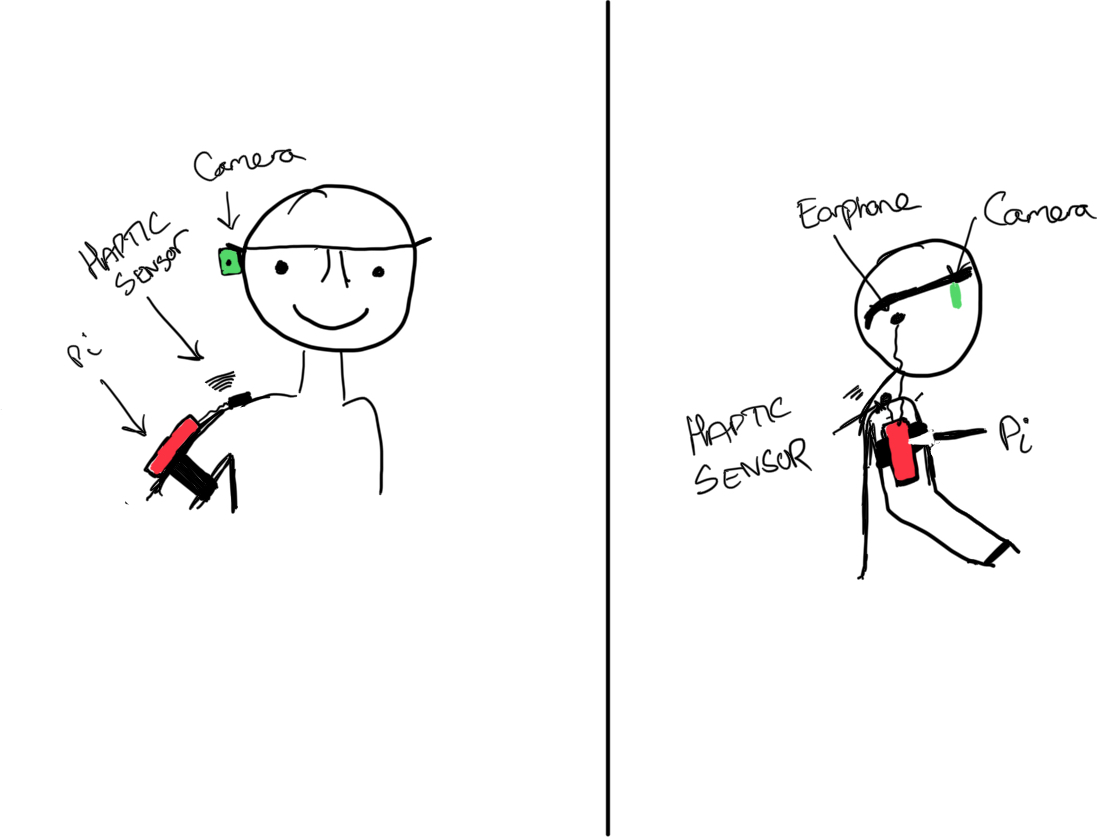
#> input picture IMG_62D1C4B567CF-1.jpeg, 1098 x 837 px
$ python -i contours.py   (imports and definitions only)
#> lines starting #> are read from the running program, lines starting #| are printed output that depends on the picture; after the words box and inside, x2 and y2 are one past the last pixel; in counts of white or black regions, pixels touching at a corner belong together
#> further down, picture is the input picture: shape (837, 1098, 3); mean B, G, R 247.4, 247.4, 247.8
import time
import imutils
import numpy as np
import cv2
from picamera.array import PiRGBArray
from picamera import PiCamera


def setup_camera():
    camera = PiCamera()
    camera.resolution = (128, 128)
    camera.rotation = 0

    capture_buffer = PiRGBArray(camera, size=(128, 128))
    camera.start_preview()
    time.sleep(2)
    return camera, capture_buffer


def get_saturated_contours(image):
    hsv = cv2.cvtColor(image, cv2.COLOR_BGR2HSV)
#> hsv: shape (837, 1098, 3); mean H, S, V 0.5, 0.7, 247.8
    # Mask for vivid colours
    masked = cv2.inRange(hsv, np.array([0, 140, 30]), np.array([255, 255, 255]))
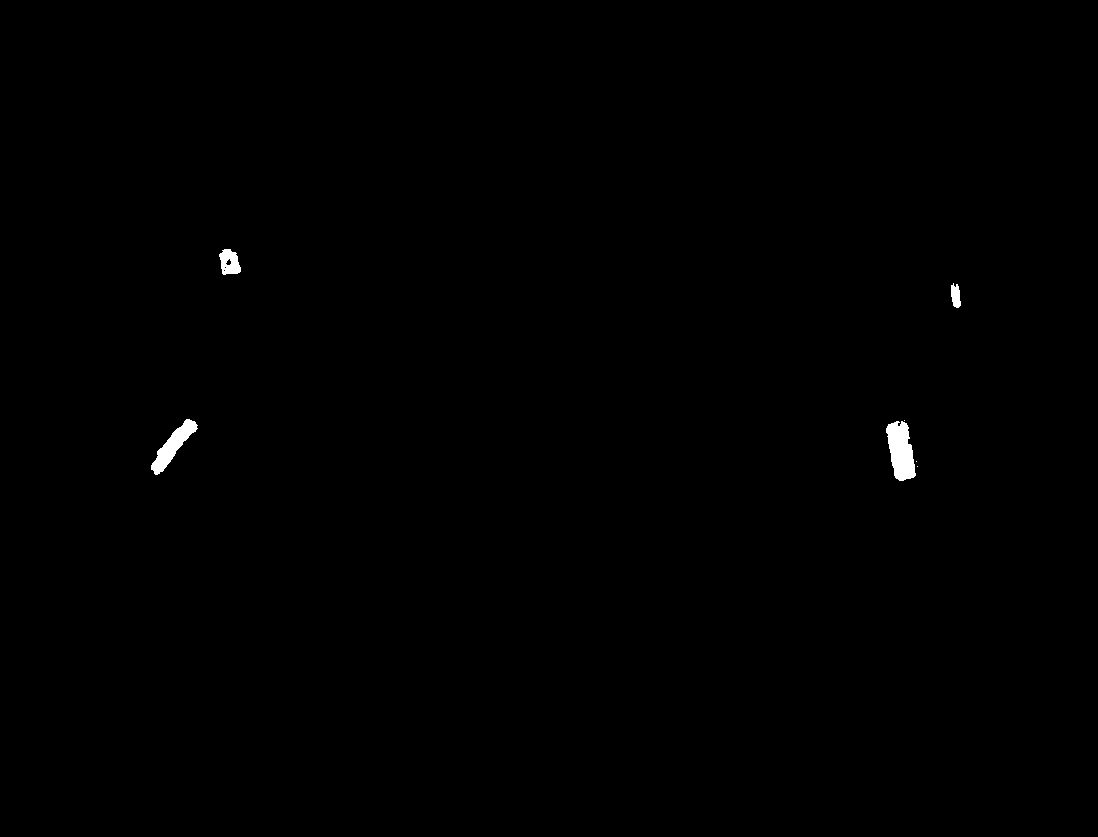
#> masked: shape (837, 1098); 0.3% white; 7 white regions (3 under 20 px)
    # Find Contours
    cnts = cv2.findContours(masked.copy(), cv2.RETR_EXTERNAL, cv2.CHAIN_APPROX_SIMPLE)
#> cnts = 7 contours, 3 with area under 20; largest, box (x1, y1, x2, y2) and area: (886, 421, 916, 481) 1148, (151, 419, 198, 475) 837, (219, 249, 241, 275) 386, (951, 283, 961, 308) 154
    contours = imutils.grab_contours(cnts)
#> contours has the same summary as cnts
    contours = sorted(contours, key=cv2.contourArea, reverse=True)

    colour = [0, 0, 0]
    if len(contours) > 0:
        # Find the center of the contour
        m = cv2.moments(contours[0])
#> m = moments, m00 1148.5, centre m10/m00, m01/m00 = (900.5, 450.7)
        if m["m00"] > 0:
            cx = int(m["m10"] / m["m00"])
#> cx = 900
            cy = int(m["m01"] / m["m00"])
#> cy = 450
            colour = hsv[cy, cx]
#> colour = [178, 204, 252]
    return masked, contours, colour


# [10 lines not run here, left out]

>>> import cv2
>>> picture = cv2.imread('../IMG_62D1C4B567CF-1.jpeg')
>>> result = get_saturated_contours(picture)

$ run again, on headband.png
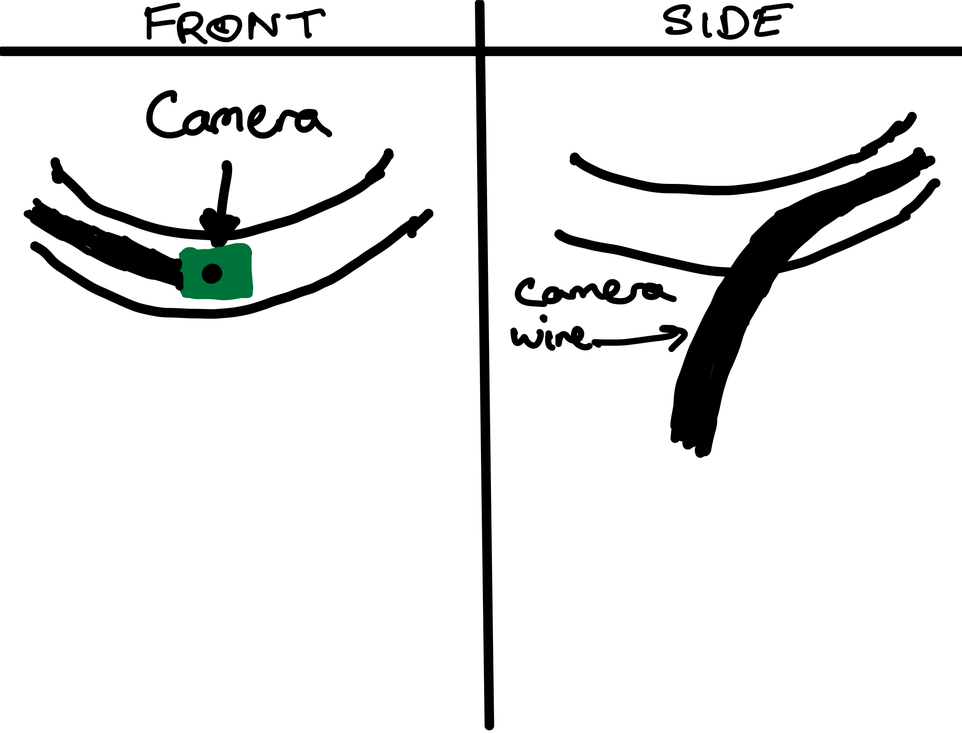
#> input picture headband.png, 962 x 733 px, shrunk from 2500 x 1905 before the run
#> picture is the input picture: shape (733, 962, 3); mean B, G, R 231.2, 231.4, 230.9
#> hsv: shape (733, 962, 3); mean H, S, V 0.4, 1.3, 231.4
#> in get_saturated_contours, `masked = cv2.inRange(hsv, np.array([0, 140, 30]), np.array([255, 255, ..`:
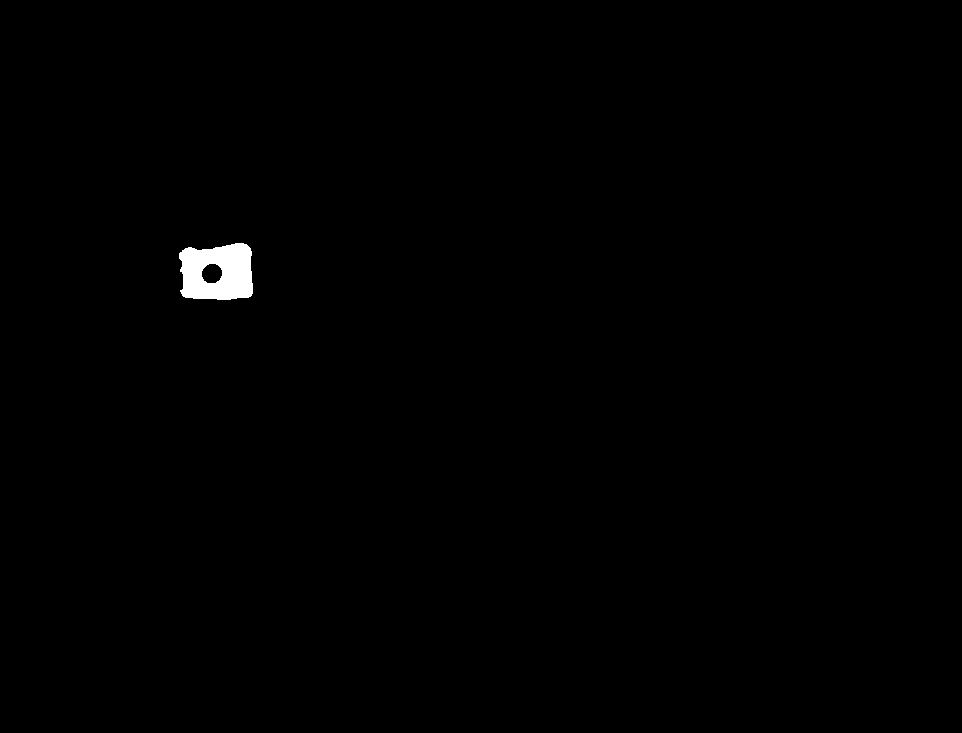
#> masked: shape (733, 962); 0.47% white; 1 white region
#> cnts = 1 contour; box (x1, y1, x2, y2) and area: (179, 243, 253, 300) 3533
#> contours has the same summary as cnts
#> m = moments, m00 3533, centre m10/m00, m01/m00 = (216.9, 272.2)
#> cx = 216
#> cy = 272
#> colour = [0, 0, 0]
